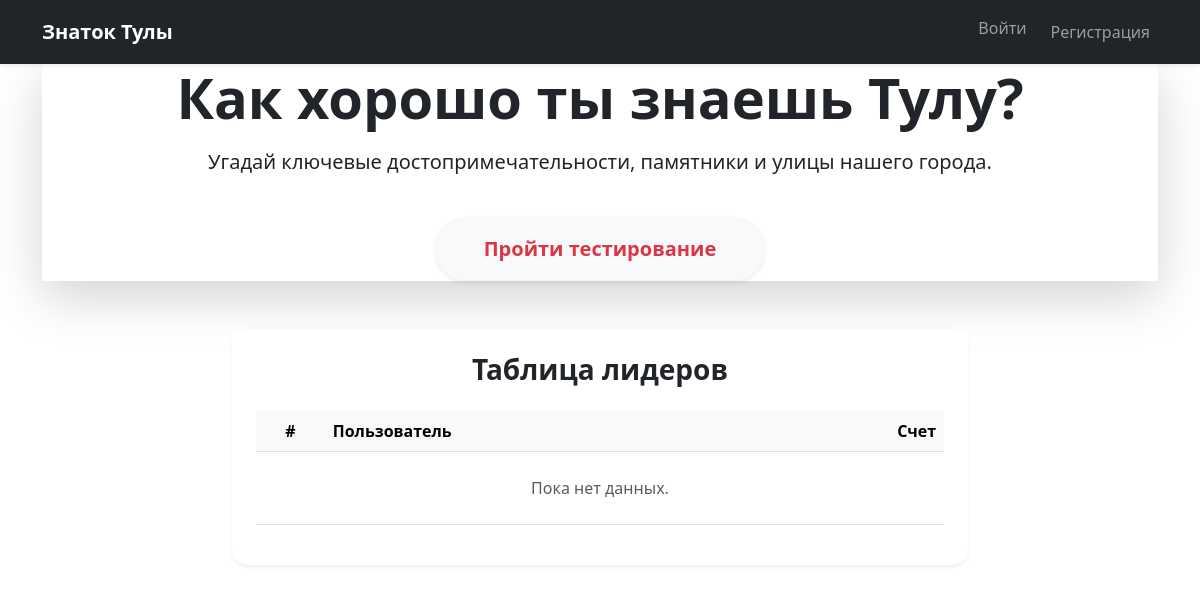
Before: / with the older database file.
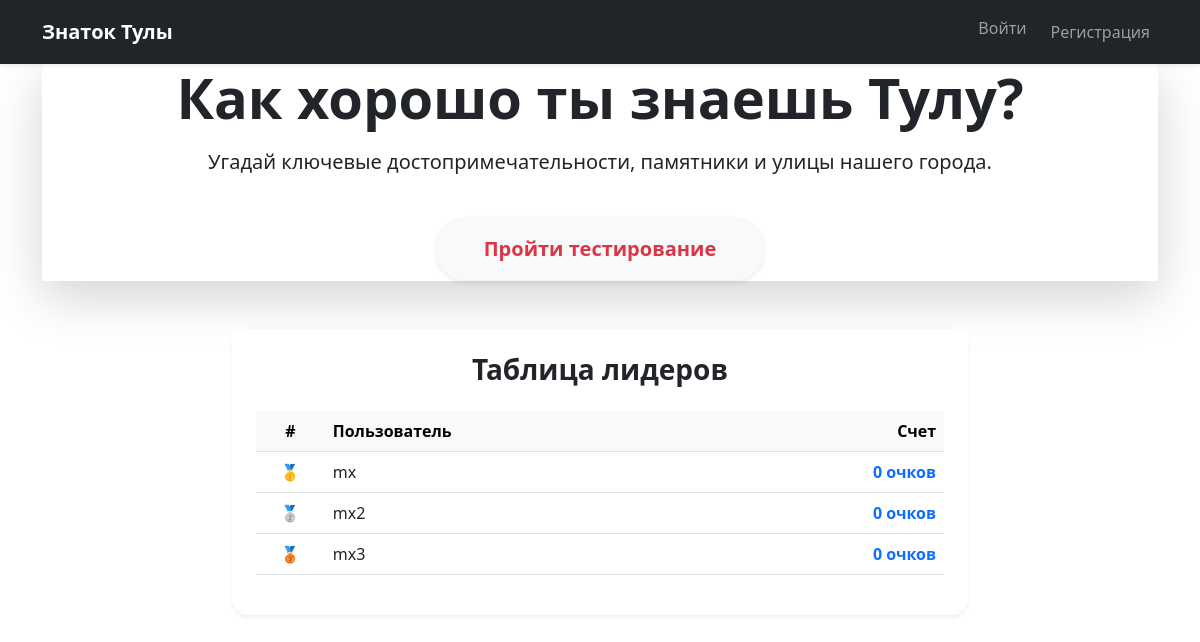
After: the same page with the newer database file.
### data/all_models.py (models this page shows, shortened)
class User(SqlAlchemyBase, UserMixin):
    __tablename__ = 'users'
    id = sqlalchemy.Column(sqlalchemy.Integer, primary_key=True, autoincrement=True)
    username = sqlalchemy.Column(sqlalchemy.String, nullable=False, unique=True)
    email = sqlalchemy.Column(sqlalchemy.String, index=True, unique=True, nullable=False)
    hashed_password = sqlalchemy.Column(sqlalchemy.String, nullable=False)
    score = sqlalchemy.Column(sqlalchemy.Integer, default=0)

### main.py (the view)
@app.route("/")
def index():
    db_sess = db_session.create_session()
    leaders = db_sess.query(User).order_by(User.score.desc()).limit(10).all()
    return render_template("index.html", leaders=leaders)

### data/db_session.py (called while the page is built)
def create_session() -> Session:
    global __factory
    return __factory()

### templates/index.html
{% extends "base.html" %}
{% block content %}
<div class="hero-section text-center shadow-lg">
    <h1 class="display-4 fw-bold">Как хорошо ты знаешь Тулу?</h1>
    <p class="lead mt-3">Угадай ключевые достопримечательности, памятники и улицы нашего города.</p>
    <a href="#" class="btn btn-light btn-lg mt-4 fw-bold shadow-sm px-5 py-3 text-danger rounded-pill">
        Пройти тестирование
    </a>
</div>
<div class="row mt-5">
    <div class="col-md-8 mx-auto">
        <div class="card shadow-sm border-0 rounded-4">
            <div class="card-header bg-white border-bottom-0 pt-4 pb-0">
                <h3 class="mb-0 text-center fw-bold text-dark">Таблица лидеров</h3>
            </div>
            <div class="card-body p-4">
                <table class="table table-hover table-leaders">
                    <thead class="table-light">
                        <tr>
                            <th scope="col" width="10%" class="text-center">#</th>
                            <th scope="col">Пользователь</th>
                            <th scope="col" class="text-end">Счет</th>
                        </tr>
                    </thead>
                    <tbody>
                        {% for user in leaders %}
                        <tr>
                            <th scope="row" class="text-center">
                                {% if loop.index == 1 %}🥇
                                {% elif loop.index == 2 %}🥈
                                {% elif loop.index == 3 %}🥉
                                {% else %}{{ loop.index }}
                                {% endif %}
                            </th>
                            <td class="fw-medium">{{ user.username }}</td>
                            <td class="text-end fw-bold text-primary">{{ user.score }} очков</td>
                        </tr>
                        {% else %}
                        <tr>
                            <td colspan="3" class="text-center text-muted py-4">
                                Пока нет данных.
                            </td>
                        </tr>
                        {% endfor %}
                    </tbody>
                </table>
            </div>
        </div>
    </div>
</div>
{% endblock %}

### templates/base.html (shortened to what this page needs)
<!DOCTYPE html>
<html lang="ru">
<head>
    <link href="https://cdn.jsdelivr.net/npm/bootstrap@5.3.0/dist/css/bootstrap.min.css" rel="stylesheet">
</head>
<body>
    <nav class="navbar navbar-expand-lg navbar-dark bg-dark shadow-sm">
        <div class="container">
            <a class="navbar-brand fw-bold" href="/">Знаток Тулы</a>
            <div class="collapse navbar-collapse" id="navbarNav">
                {% if current_user.is_authenticated %}
                <ul class="navbar-nav ms-auto">
                    <li class="nav-item">
                        <a class="nav-link" href="logout">Выйти</a>
                    </li>
                </ul>
                {% else %}
                <ul class="navbar-nav ms-auto">
                    <li class="nav-item">
                        <a class="nav-link" href="login">Войти</a>
                    </li>
                    <li class="nav-item">
                        <a class="nav-link btn btn-outline-light ms-2 btn-sm mt-1 mb-1" href="register">Регистрация</a>
                    </li>
                </ul>
                {% endif %}
            </div>
        </div>
    </nav>
    <div class="container pb-5">
        {% block content %}{% endblock %}
    </div>
</body>
</html>

Changed rows visible on the page:
added User: username "mx", score "0"
added User: username "mx2", score "0"
added User: username "mx3", score "0"
Other visible differences:
text no longer shown: "Пока нет данных."
